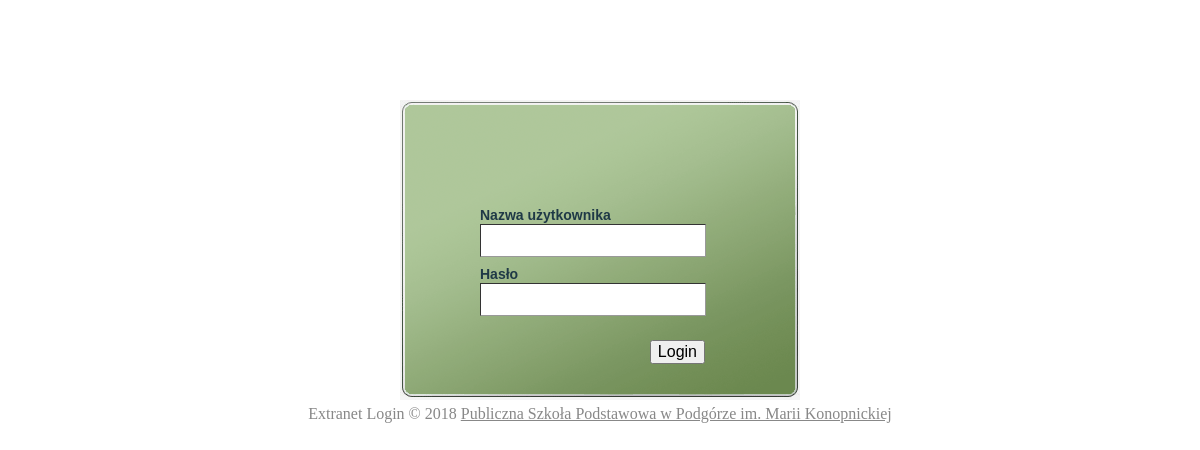
/extra/login.php, run on an earlier commit of the app's database.
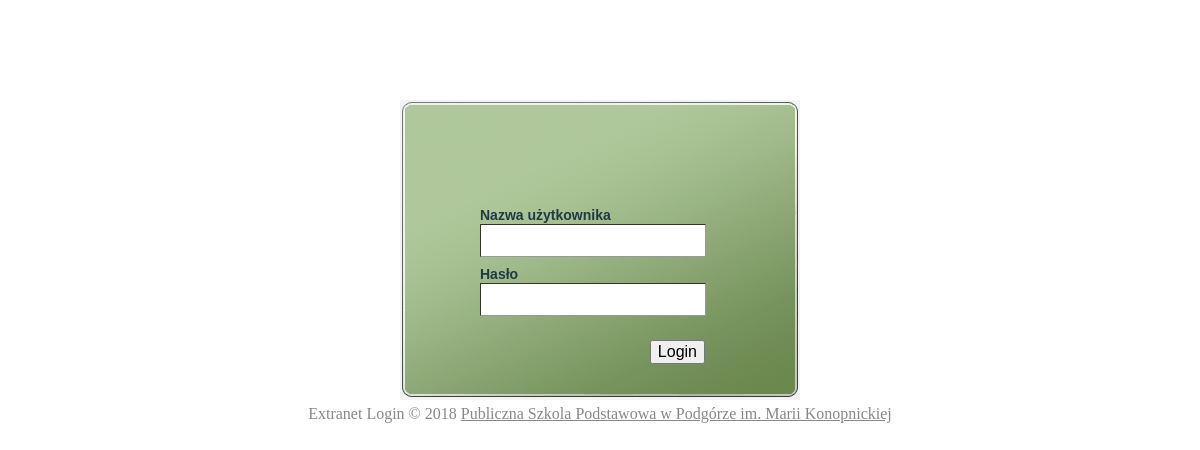
And on a later commit of the database.
### tables this page shows
CREATE TABLE "site" ("id" integer PRIMARY KEY ,"name" text,"doctype" integer,"charset" text,"robots" text,"title" text,"description" text,"keywords" text,"copyright" text,"author" text,"lang" text,"gacode" text,"news_textlink" INTEGER,"news_readmore" INTEGER,"news_showdate" INTEGER,"news_maxshort" INTEGER, "no_image1" INTEGER, "no_image2" INTEGER, "clean_url" INTEGER, "url_suffix" TEXT, "news_num" INTEGER, "siteroot" TEXT, "news_readmoretext" TEXT, "no_image3" INTEGER);

### ruubikcms/includes/commonfunc.php (called while the page is built, shortened)
<?php
function query_single($sql)
{
	global $dbh;
	$result = $dbh->query($sql);
	$value = $result->fetchColumn();
	if ($value) return $value;
	else return FALSE;
}
?>

### extra/login.php (the view, shortened to what this page needs)
<?php
$dbh = new PDO(PDO_DB_DRIVER.':../'.RUUBIKCMS_FOLDER.'/'.PDO_DB_FOLDER.'/'.PDO_DB_NAME);
require('../ruubikcms/includes/commonfunc.php');
$company = query_single("SELECT name FROM site WHERE id = 1");
?>
<!DOCTYPE html PUBLIC "-//W3C//DTD XHTML 1.0 Transitional//EN"
"http://www.w3.org/TR/xhtml1/DTD/xhtml1-transitional.dtd">
<html xmlns="http://www.w3.org/1999/xhtml" xml:lang="<?php echo RLANG;?>" lang="<?php echo RLANG;?>">
	<head>
		<link rel="stylesheet" type="text/css" href="login/css/styleLogin.css" />
    </head>
    <body>
        <div id="wrapper">
			<div id="mainBody">
				<div id="login">
					<div id="innerLogin">
						<?php
							require('login/form.php');
						?>
					</div>
				</div>
				<div id="loginFooter">
					<?php echo EXTRANET.' '.LOGIN ;?> &copy; <?php echo date("Y").' <a href="../">'.$company.'</a>';?>
				</div>
			</div>
		</div>
</body>
</html>

What changed in the data, as far as the page shows it:
changed site: name "Publiczna Szkoła Podstawowa w Podgórze im. Marii Konopnickiej" → "Publiczna Szkola Podstawowa w Podgórze im. Marii Konopnickiej"
